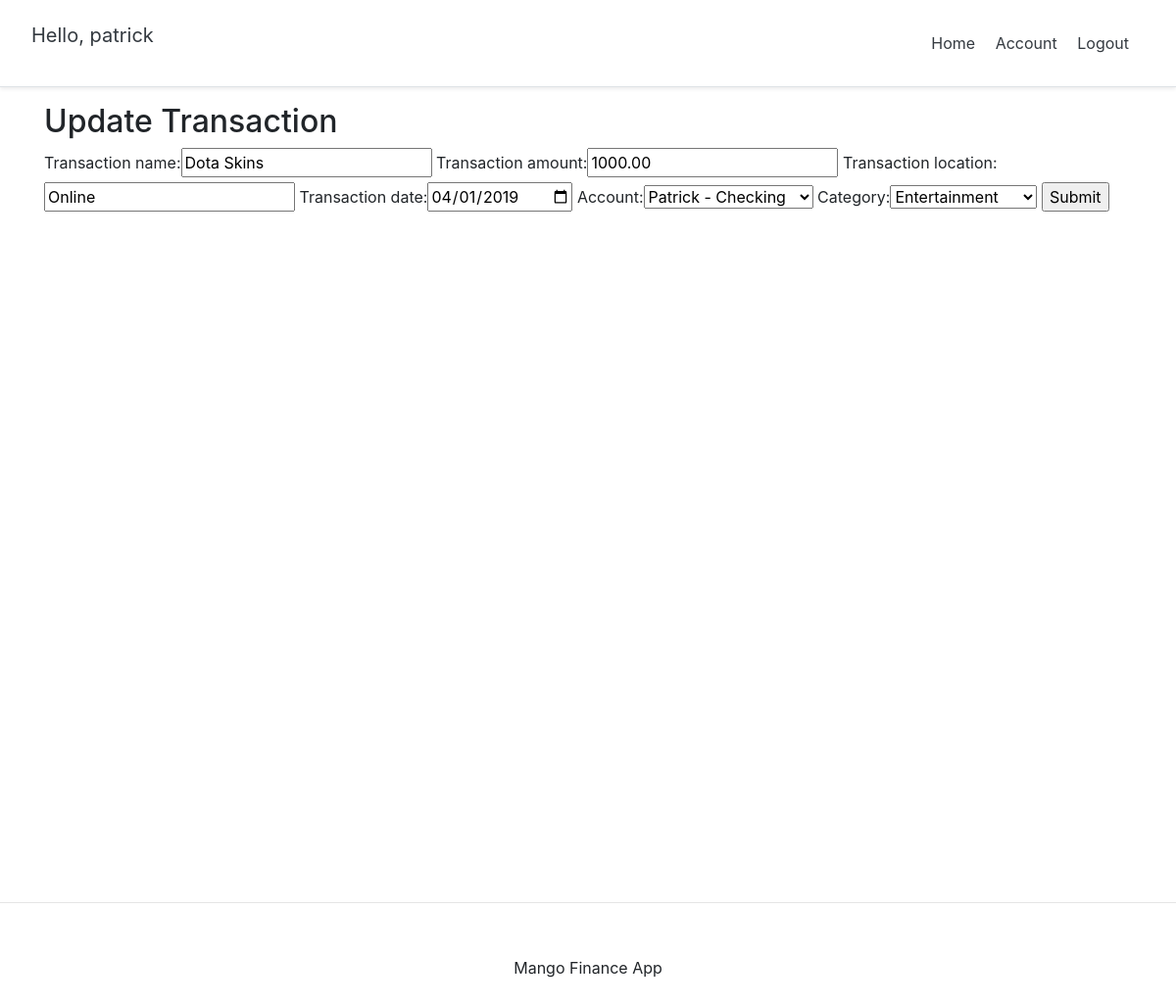
/mango/account/transactions_list/update_transaction/9 (signed in), run on the app's committed database.
### mango/models.py (models this page shows, shortened)
class userAccount(AbstractBaseUser):
    email = models.EmailField(verbose_name='email', max_length=128 , unique=True)
    username = models.CharField(max_length=30, unique=True)
    date_joined = models.DateTimeField(verbose_name="date joined", auto_now_add=True)
    last_login = models.DateTimeField(verbose_name="last login", auto_now=True)
    is_admin = models.BooleanField(default=False)
    is_active = models.BooleanField(default=True)
    is_staff = models.BooleanField(default=False)
    is_superuser = models.BooleanField(default=False)
    user_id = models.AutoField(primary_key=True)
    password = models.CharField(max_length=20)
    first_name = models.CharField(max_length=30)
    last_name = models.CharField(max_length=30)
    USERNAME_FIELD = 'email'
    REQUIRED_FIELDS = ['username']
    objects = userAccountManager()

class Transactions(models.Model):
    transaction_ID = models.AutoField(primary_key=True, editable=False)
    transaction_plaidID = models.CharField(max_length=128, unique=True, null=True, editable=False)
    transaction_name = models.CharField(max_length=128, null=False)
    transaction_amount = models.DecimalField(max_digits=10, decimal_places=2, null=False)
    transaction_location = models.CharField(max_length=256, editable=True, null=True)
    transaction_date = models.DateField(auto_now=False)
    account= models.ForeignKey(Account, on_delete=models.CASCADE)
    category = models.ForeignKey(Category, on_delete=models.CASCADE)

### mango/views.py (the view)
# urls.py: path('account/transactions_list/update_transaction/<int:pk>', transactionUpdate.as_view(), name="update_transaction"),
class transactionUpdate(UpdateView):
    template_name = "mango/transaction_update_form.html"
    queryset = Transactions.objects.all()
    success_url = '/'
    form_class = addTransactionForm
    def get_queryset(self):
        user = self.request.user.user_id
        return self.queryset.filter(
            account__user = user
        )

### mango/forms.py
class addTransactionForm(forms.ModelForm):
    class Meta:
        model = Transactions
        fields = ("transaction_name", "transaction_amount", "transaction_location", "transaction_date", "account", "category")
        widgets = {
            'transaction_date' : forms.DateInput(attrs={'type':'date'})
        }

### mango/models.py (called while the page is built)
    def __str__(self):
        return self.account_name + " - " + self.account_type

    def __str__(self):
        return self.category_name

### templates/mango/transaction_update_form.html (shortened to what this page needs)
{% extends 'mango/base.html' %}
{% load staticfiles %}
{% block body_block %}
<div class="container">
    <div class="d-flex flex-column">
        <h2>Update Transaction</h2>
        <form method="post">
                {{ form }}
                <input type="submit" />
        </form>
    </div>
</div>
{% endblock %}

### templates/snippets/header.html (shortened to what this page needs)
<link rel="stylesheet" href="https://stackpath.bootstrapcdn.com/bootstrap/4.3.1/css/bootstrap.min.css">
<div class="d-flex flex-column flex-md-row align-items-center p-3 px-md-4 mb-3 bg-white border-bottom shadow-sm">
    <h5 class="my-0 mr-md-auto font-weight-normal">
        {% if request.user.is_authenticated %}
            <p class="p-2 text-dark">Hello, {{ request.user.username }}</p>
        {% endif %}</h5>
    <nav class="my-2 my-md-0 mr-md-3">
        {% if request.user.is_authenticated %}
            <a class="p-2 text-dark" href="{% url 'mango:index' %}">Home</a>
            <a class="p-2 text-dark" href="{% url 'mango:account' %}">Account</a>
            <a class="p-2 text-dark" href="{% url 'mango:logout' %}">Logout</a>
        {% else %}
            <a class="p-2 text-dark" href="{% url 'mango:index' %}">Home</a>
            <a class="p-2 text-dark" href="{% url 'mango:login' %}">Login</a>
            <a class="btn btn-outline-primary" href="{% url 'mango:register' %}">Sign up</a>
        {% endif %}
    </nav>
</div>

### data on the page
userAccount: user.username "patrick"
Transactions: transaction_name "Dota Skins", transaction_amount "1000.00", transaction_location "Online", transaction_date "04/01/2019", account "Patrick - Checking", category "Entertainment"
